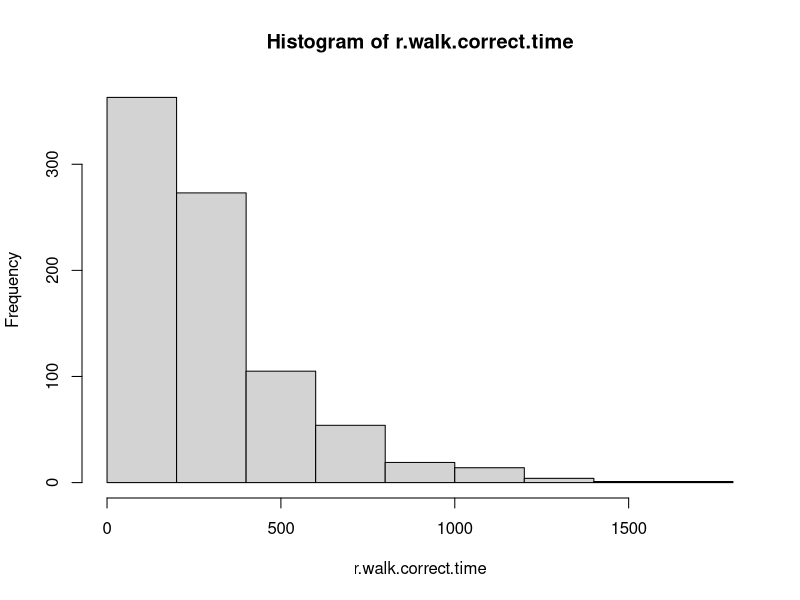
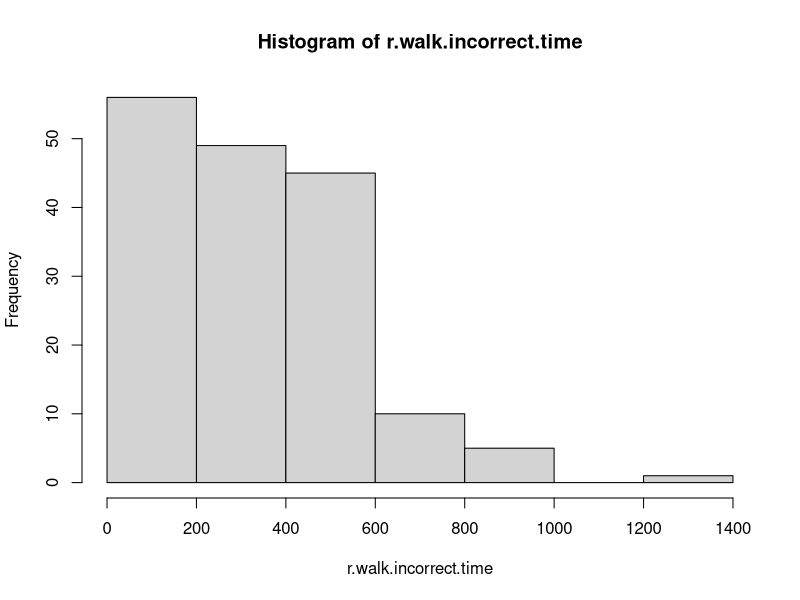
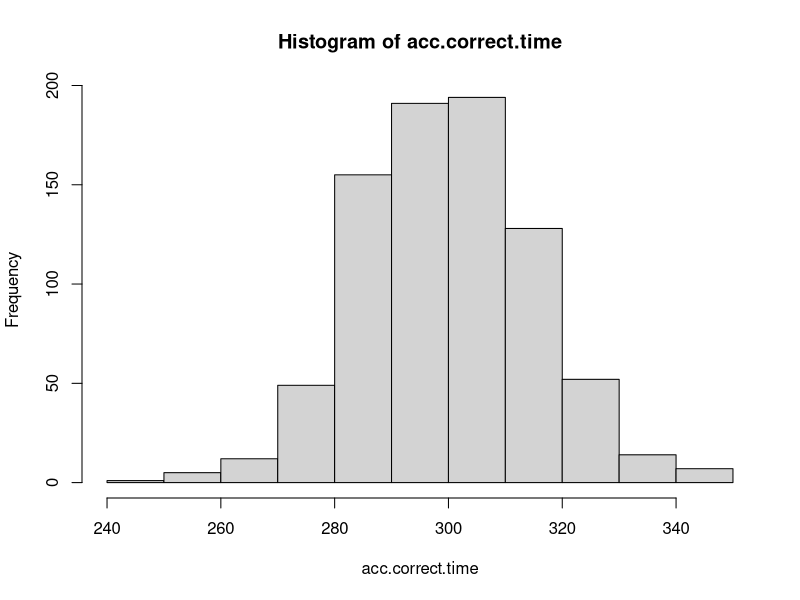
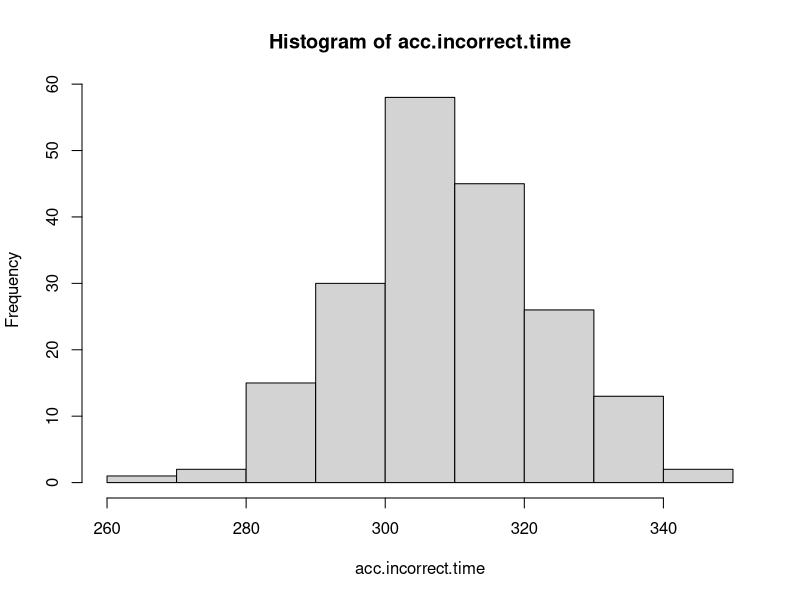

Source code (R) for these figures, in order:
# model selection ####

# suppose we have data from an experiment like this:
# mean RT correct = 250ms
# mean RT incorrect = 246ms
# accuracy = 0.80

# try to fit this data with both models by adjusting the parameters of the model
# HINT: you can speed up your parameter search by using a small number of samples
# initially, and then increasing the samples as you get closer to a viable set
# of parameters.
# 2nd HINT: Don't adjust the sdrw parameter of the random.walk.model or the criterion
# paramter of the accumulator model.

# You don't need to get a perfect match. Just get in the ballpark. 


# Can both models do a reasonable job of accounting for the mean RT and accuracy? Report the
# results of your efforts:


# Using the parameters that you found above, plot histograms of the distribution of RTs
# predicted by each model. Based on these distributions, what kind of information could
# we use to evaluate which model is a better descriptor of the data for the experiment?
# Describe briefly how you might make this evaluation.


random.walk.model <- function(samples, drift=0.0115, sdrw=0.3, criterion=5.58){
  
  
  data <- replicate(samples, sim.1(drift, sdrw, criterion))
  
  accuracy.array <- data[1, 1:samples]
  rt.array <- data[2, 1:samples]
  
  output <- data.frame(
    correct = accuracy.array,
    rt = rt.array
  )
  
  return(output)
}

sim.1 <- function(drift, sdrw, criterion){
  evidence <- 0
  time <- 0
  while (evidence < criterion && evidence > -criterion){
    evidence <- evidence + rnorm(1, drift, sdrw)
    time <- time + 1
  }
  return(c((evidence >= criterion), time))
}




accumulator.model <- function(samples, rate.1=101, rate.2=109, criterion=3){
  
  data <- replicate(samples, sim.2(rate.1, rate.2, criterion))
  
  accuracy.array <- data[1, 1:samples]
  rt.array <- data[2, 1:samples]
  
  output <- data.frame(
    correct = accuracy.array,
    rt = rt.array
  )
  
  return(output)
}


sim.2 <- function(rate.1, rate.2, criterion){
  evidence.1 <- 0
  evidence.2 <- 0
  time <- 0
  while (evidence.1 < criterion && evidence.2 < criterion){
    evidence.1 <- evidence.1 + rexp(1, rate.1)
    evidence.2 <- evidence.2 + rexp(1, rate.2)
    time <- time + 1
  }
  if(evidence.1 > evidence.2){
    return(c(TRUE, time))
  } else{
    return(c(FALSE, time))
  }
}



r.walk.test <- random.walk.model(1000)
acc.test <- accumulator.model(1000)

accuracy <- function(x){
  length <- length(x$correct)
  acc <- 0
  for (i in 1:length) {
    if(x$correct[i]){
      acc <- acc + 1
    }
  }
  acc/length
}

mean.correct.time <- function(x){
  length <- length(x$correct)
  acc <- 0
  for (i in 1:length) {
    if(x$correct[i]){
      acc <- acc + x$rt[i]
    }
  }
  acc/length
}

mean.incorrect.time <- function(x){
  length <- length(x$correct)
  acc <- 0
  for (i in 1:length) {
    if(!(x$correct[i])){
      acc <- acc + x$rt[i]
    }
  }
  acc/length
}



r.walk.correct.time <- array()
end.length <- 0
for (i in 1:length(r.walk.test$rt)) {
  if(r.walk.test$correct[i]){
    end.length <- end.length + 1
    r.walk.correct.time[end.length] <- r.walk.test$rt[i]
  }
}

r.walk.incorrect.time <- array()
end.length <- 0
for (i in 1:length(r.walk.test$rt)) {
  if(!(r.walk.test$correct[i])){
    end.length <- end.length + 1
    r.walk.incorrect.time[end.length] <- r.walk.test$rt[i]
  }
}



acc.correct.time <- array()
end.length <- 0
for (i in 1:length(acc.test$rt)) {
  if(acc.test$correct[i]){
    end.length <- end.length + 1
    acc.correct.time[end.length] <- acc.test$rt[i]
  }
}

acc.incorrect.time <- array()
end.length <- 0
for (i in 1:length(acc.test$rt)) {
  if(!(acc.test$correct[i])){
    end.length <- end.length + 1
    acc.incorrect.time[end.length] <- acc.test$rt[i]
  }
}

accuracy(r.walk.test)
mean.correct.time(r.walk.test)
mean.incorrect.time(r.walk.test)

accuracy(acc.test)
mean.correct.time(acc.test)
mean.incorrect.time(acc.test)


hist(r.walk.correct.time)
hist(r.walk.incorrect.time)
hist(acc.correct.time)
hist(acc.incorrect.time)

# These results are both pretty far from the experimental data. It seems that both models
# predict that when accuracy is high the mean correct time will be much higher than the
# mean incorrect time. This is probably because both models rely on a form of drift rate
# to determine the accuracy of the process.When the drift rate strongly favors one
# result, the likelihood that that will be the chosen result increases as a function of
# time. That means the less favored result is only likely to occurr in the early stages
# when there is minimal evidence. As time passes and evidence increases, the law of
# averages takes over, and the likelihood of getting the less favored outcome drops.

# The data from the histograms show that the accumulator model give runtimes that fall
# into a normal distribution while the random walk model gives runtimes that are heavily
# skewed towards short runtimes. If the experimental runtime data falls in a normal
# distribution then the accumulator model describes it better. If it is instead skewed
# towards shorter runtimes, then the random walk model would be better.


# CORRECTIONS

# My solution works. No revisions needed.